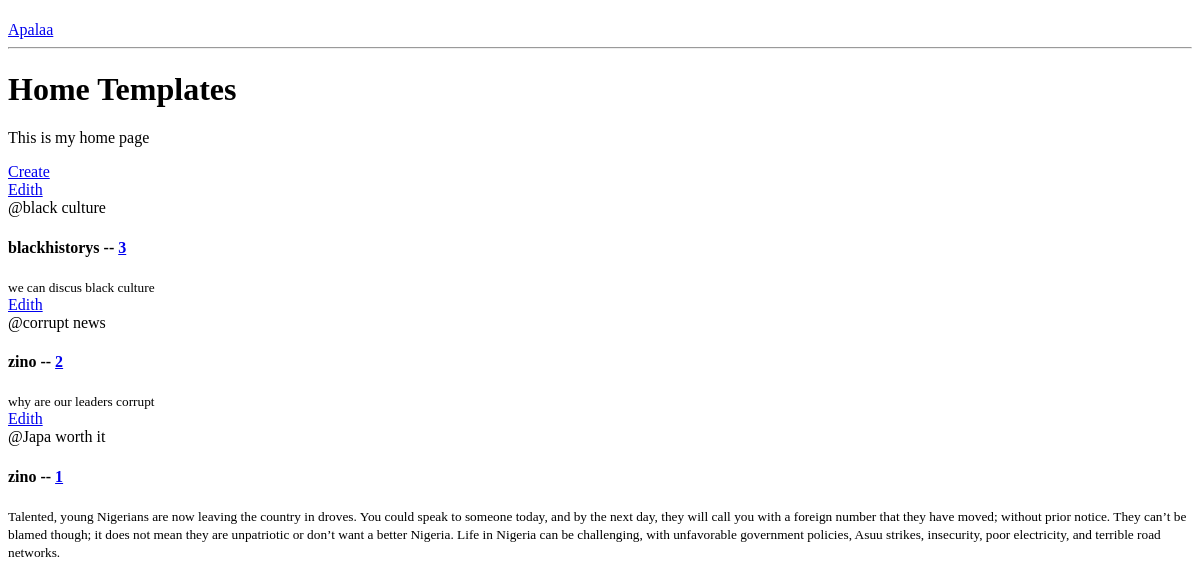
/, run on an earlier commit of the app's database.
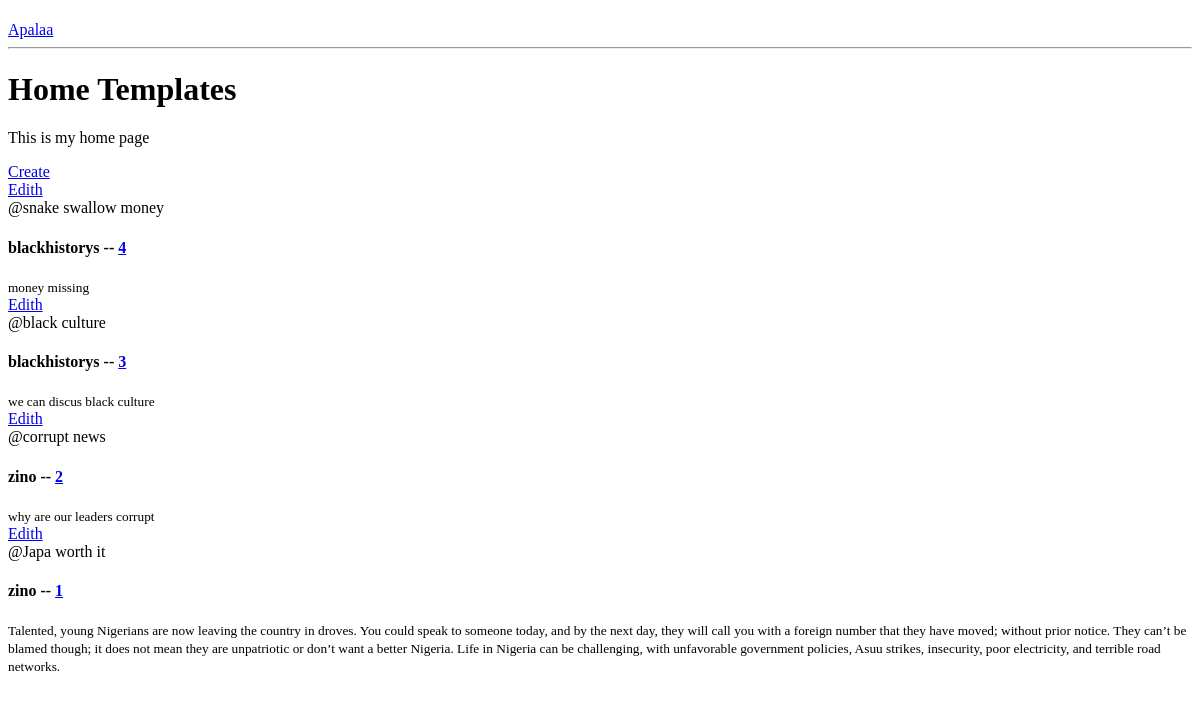
And on a later commit of the database.
### blog/models.py (models this page shows, shortened)
class Post(models.Model):
    title = models.CharField(max_length=200)
    author = models.ForeignKey(User, on_delete=models.CASCADE)
    content = models.TextField(blank=True, null=True)
    image = models.ImageField(upload_to='post_images/', blank=True, null=True)
    created_at = models.DateTimeField(auto_now_add=True)
    updated_at = models.DateTimeField(auto_now=True)
    category = models.ForeignKey(Category, on_delete=models.CASCADE)
    views = models.PositiveIntegerField(default=0)
    class Meta:
        ordering = ['-updated_at', 'created_at']

### blog/views.py (the view)
# urls.py: path('', views.home, name='home'),
def home(request):
    post_details = Post.objects.all()
    context ={"post_details" : post_details}
    return render(request, 'apalaa/home.html', context=context)

### template/apalaa/home.html
{% extends 'main.html'%}
{% block content%}
    <h1>Home Templates</h1>
        <p>This is my home page</p>
        <div>
            <a href="{% url 'create' %}">Create</a>
            <div>
                 {% for post_detail in post_details %}
                <a href="{% url 'update' post_detail.id %}">Edith</a>
                <div>
                    <span>@{{post_detail.title}}</span>
                    <h4>{{post_detail.author}} -- <a href="{% url 'news' post_detail.id%}">{{post_detail.id}}</a></h4>
                    <small>{{post_detail.content}}</small>
                </div>
                {% endfor %}
            </div>
        </div>
{% endblock content %}

What changed in the data, as far as the page shows it:
added Post: title "snake swallow money", author "blackhistorys", id "4", content "money missing"
